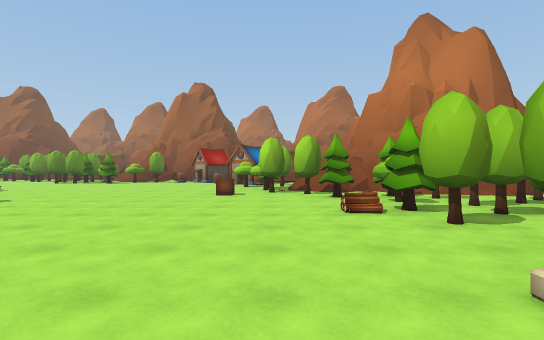
View 1 (above)

22 first-person views from a walk through a Unity game level. The camera is 1.4 m above the floor, looks level and sees 85° across. The floor is counted in squares, 2 m on a side. Each view is taken from the middle of a square. On the plan, view 1 faces up. The plan holds only what a view shows up to about 10 squares ahead; the rest is blank. The place goes on beyond the plan. The player character is not drawn.

View 2
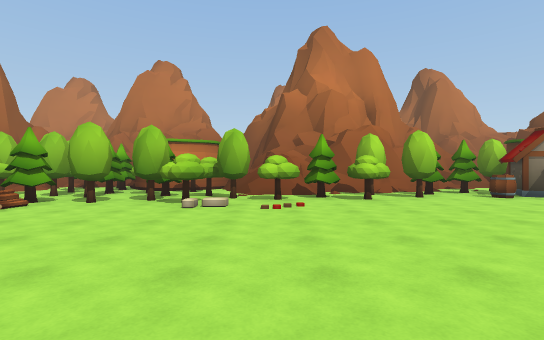

View 3
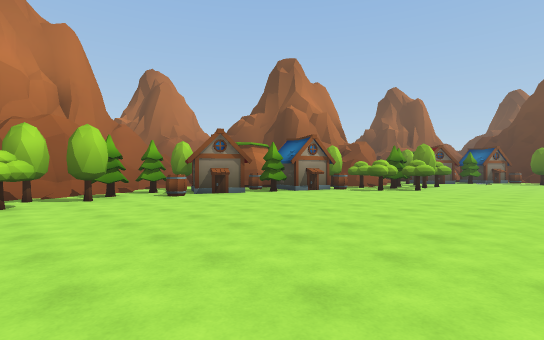

View 4
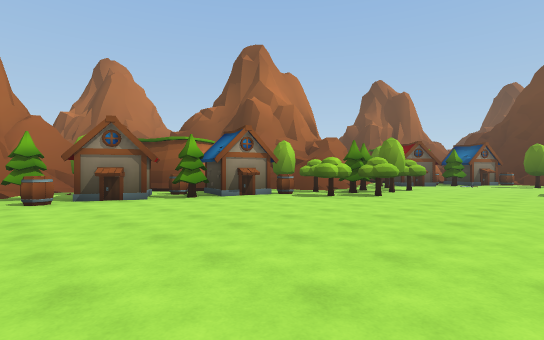

View 5
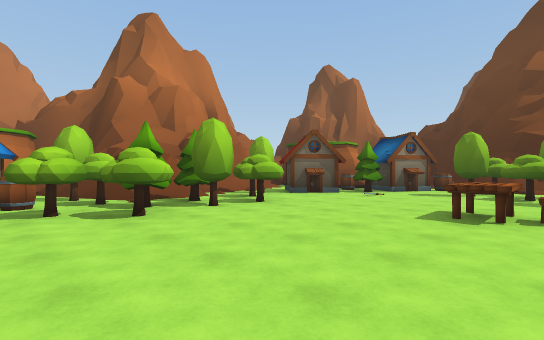

View 6
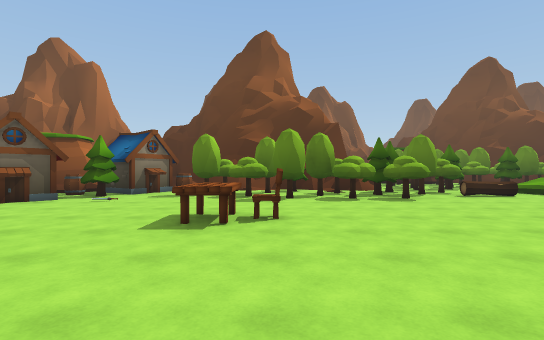

View 7
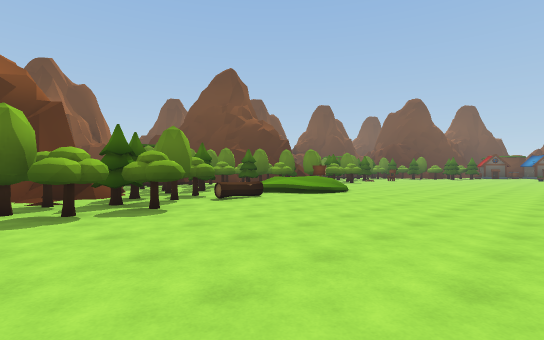

View 8
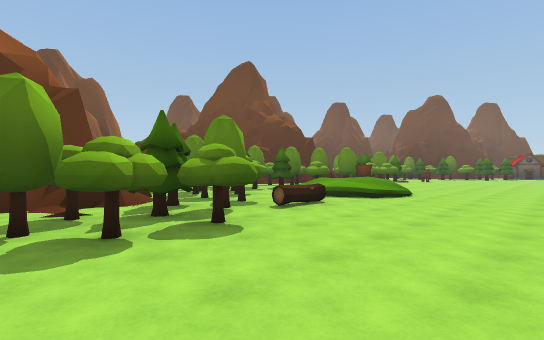

View 9
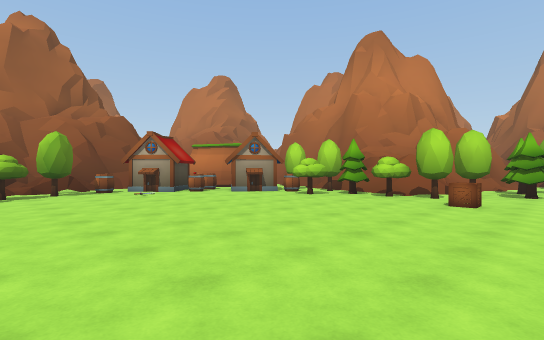

View 10
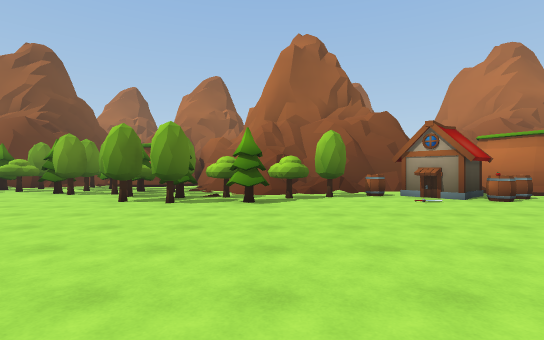

View 11
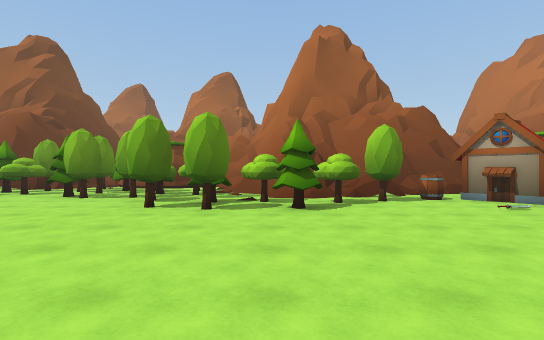

View 12
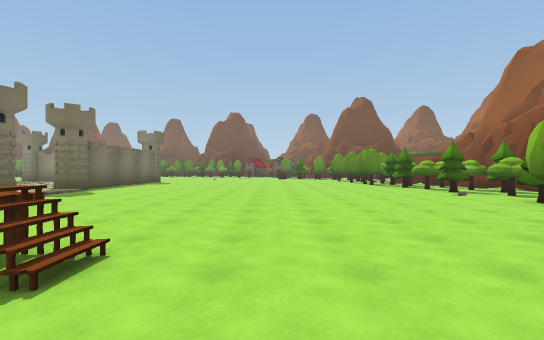

View 13
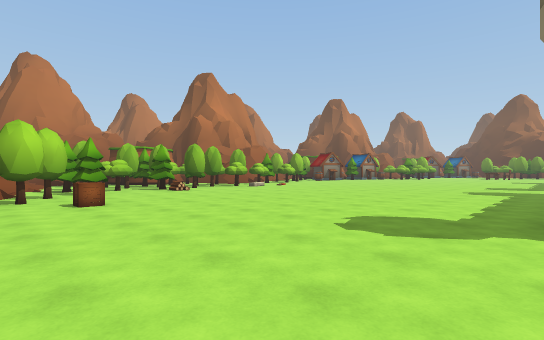

View 14
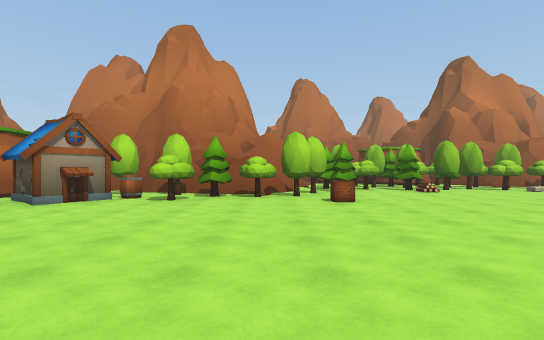

View 15
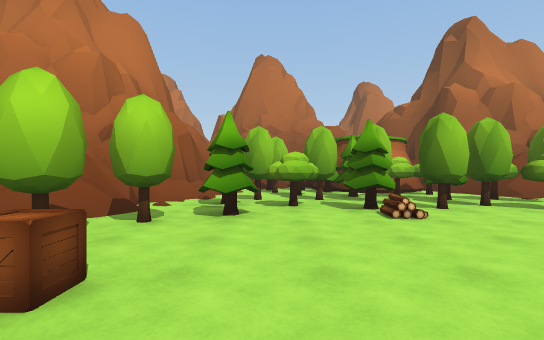

View 16
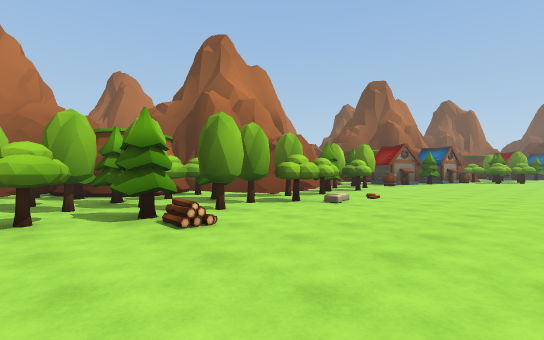

View 17
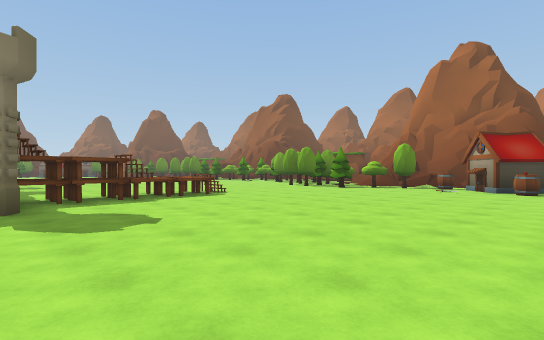

View 18
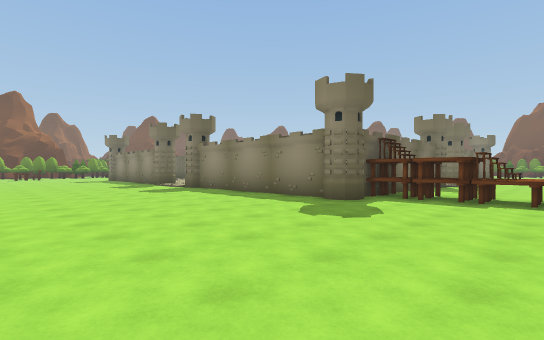

View 19
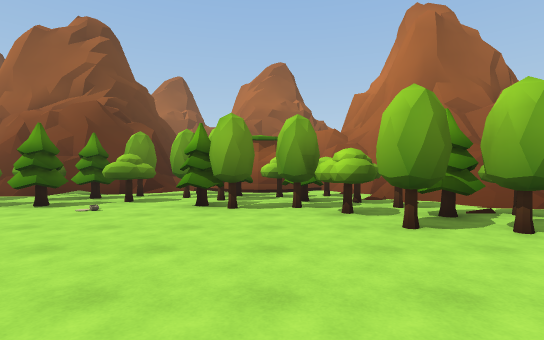

View 20
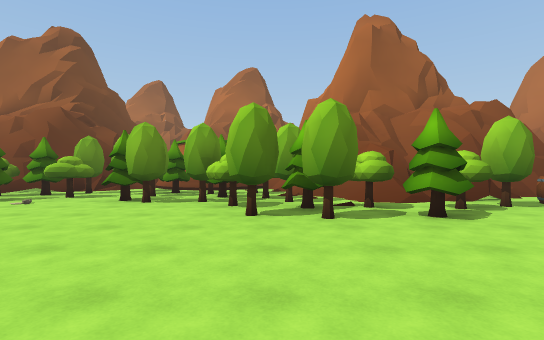

View 21
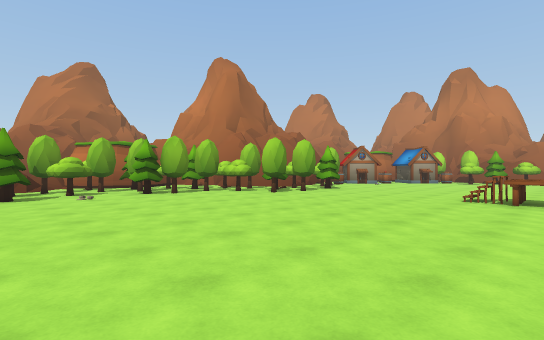

View 22
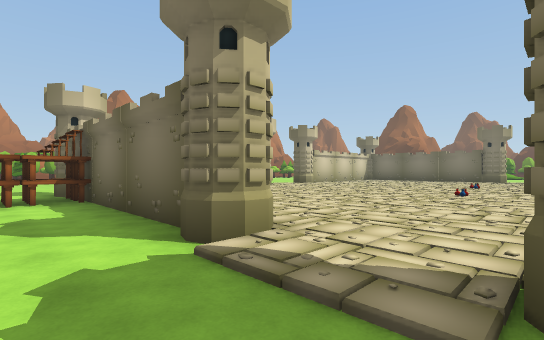

### Floor plan
Key: @ floor where view 1 was taken; # wall or solid block; . main floor; : floor 0.25 m higher than the main floor; + floor 0.5 m higher than the main floor; * floor 0.75 m higher than the main floor; % floor 1 m higher than the main floor; / step, stairs or slope; = window, fence, low wall or low ledge; ^ raised ledge; T tree; B box; A barrel; H house; C chair; W tower; O other object.
Columns run from 18 left of view 1 to 7 right of it. Each row starts with its distance up from view 1.
 20 TTT TTOO =#
 19 TTTTTTTT=#######
 18  TTTTTTTT: #=    #
 17 ....T.TTTTTTTAHHA##
 16 .......TTTT...HAAH
 15 ........T.T.....H.TT
 14 .................AAT
 13 .................TAT
 12 .................TTT  =^
 11 ..................T+=#=
 10 .......//.........T===##
  9 .......OO.........TT######
  8 ........O........B.TTTT. O
  7 ........O............TTTTT
  6 ........O............TTTTO
  5 W/WW###OO#W.........TTTTT#
  4 ///:      #.........TTTT##
  3 ///:/     #..........TTT##
  2 /:///:    #.........TTTTT#
  1 :///://   #..........TT:*
  0 ///:///    .......@..TT##
 -1  /O:///    ...........T##
 -2  :///:     ..........TT #
 -3  ///:         ........TT#
 -4  //:          ........TT#
 -5  /:           .........T##
 -6               ........AT #
 -7               .......HHTT
 -8               ........HHT
 -9               .......TA##
-10               ......HHH##
-11              .......AHH##
-12              .....TTAT ##
-13             .....TTTTT+#
-14    ...............TT=  =
-15 ..................TT#=
-16 .............CO...TT#=
-17 ..............O.....T#
-18 ...................HT
-19  ..///....TT.T....HHH
-20    /+/.OT.TTTTTT.TTA
-21     %+..TTTTTTTT.HA##
-22      :..TT##OOTTAHH#
-23       TTT ######

Where each view was taken, in squares from view 1:
view 1: 0 up, 0 right, facing up
view 2: 0 up, 4 left, facing right
view 3: 2 down, 4 left, facing down-right
view 4: 5 down, 4 left, facing down-right
view 5: 11 down, 5 left, facing down-right
view 6: 12 down, 5 left, facing down
view 7: 14 down, 6 left, facing down-left
view 8: 16 down, 6 left, facing down-left
view 9: 7 up, 8 left, facing up-right
view 10: 9 up, 8 left, facing up
view 11: 10 up, 9 left, facing up
view 12: 12 up, 8 left, facing left
view 13: 10 up, 8 left, facing down-right
view 14: 10 up, 8 left, facing right
view 15: 7 up, 3 left, facing right
view 16: 7 up, 2 left, facing down-right
view 17: 5 up, 2 left, facing up-left
view 18: 9 up, 2 left, facing down-left
view 19: 12 up, 13 left, facing up
view 20: 11 up, 11 left, facing up
view 21: 9 up, 18 left, facing up-right
view 22: 7 up, 18 left, facing down-right
